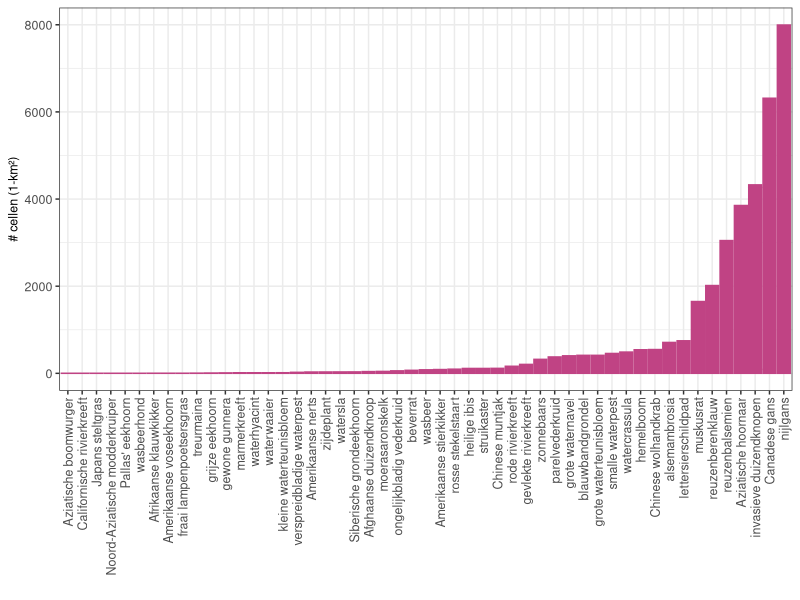

Write the R code that produced this figure. (Note: this script raises an error after producing the figure.)
## ---- chunk 1
library(tidyverse)
library(ggplot2)
## ---- chunk 2
rm(list=ls())
## ---- chunk 3
data <- read.csv("./data/output/distribution_maps/cells_per_species.csv", sep = ";")

# data <- read.csv("./data/output/occupancy_Natura2000/occupancy_Natura2000.csv") # Alternatief

# Manipulation
data$Soort[data$Soort == 'Aziatische hoornaar (soort)'] <- 'Aziatische hoornaar'
## ---- chunk 4
ggplot(data, aes(x = reorder(Soort, unique_cells, sum), y = unique_cells)) +
  geom_col(colour = "#c04384", fill = "#c04384") +
  theme_bw() +
  xlab("") + ylab("# cellen (1-km²)") +
  theme(axis.text = element_text(size = 9),
        axis.text.x = element_text(angle = 90, vjust = 0.5, hjust=1),
        axis.title = element_text(size = 9))

ggsave(filename = "./data/output/figures_for_report/grid_cells_species.jpeg",
           width = 14, height = 14, units = "cm")
